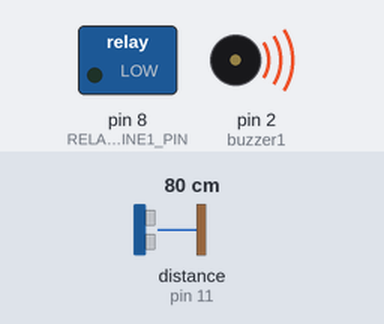
A sketch run on a simulated Arduino Uno, built with avr-gcc and run on an emulated ATmega328P. On the bench: switched loads named in the sketch (green lamp = pin HIGH), buzzer (waves = sounding, pin HIGH). The test bench sets the inputs (shaded band); at power-on: distance to the obstacle (sensor on pin 11) 80 cm. The echo pulse lasts 58.3 µs per cm; what the sketch prints to the serial monitor is not drawn.

Above: at 2.0 s.
2.1 s: distance to the obstacle (sensor on pin 11) set to 27 cm
5.6 s: distance to the obstacle (sensor on pin 11) set to 22 cm
At 6.1 s:
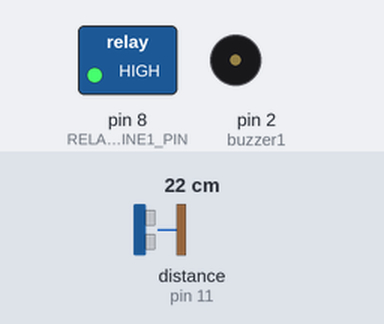
7.1 s: distance to the obstacle (sensor on pin 11) set to 35 cm
At 8.73 s:
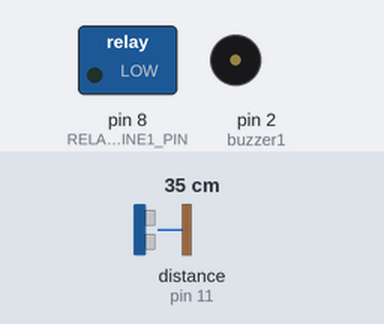
10.6 s: distance to the obstacle (sensor on pin 11) set to 2 cm
At 12.4 s:
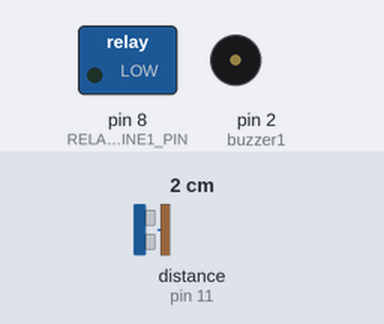
Timing chart, 0 to 13.9 s (numbered marks = the images above; inputs shaded):
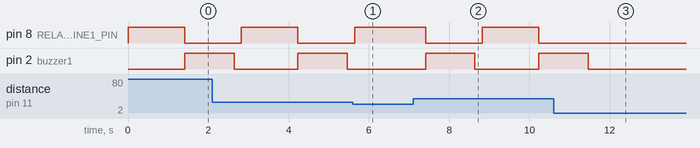

Measured:
- the behaviour switches between 25 and 24 cm on distance to the obstacle (sensor on pin 11) (found by bisection; images 0 and 1)
- after the input at 5.6 s, pin 2 (buzzer1): stays LOW (without the input it goes to HIGH after 1.5 s)
- after the input at 7.1 s, pin 8 (RELAY_LINE1_PIN): HIGH → LOW after 0.31 s, → HIGH 1.4 s later, → LOW 1.4 s later; pin 2 (buzzer1): LOW → HIGH after 0.31 s, → LOW 1.2 s later, → HIGH 1.6 s later
- after the input at 10.6 s, pin 8 (RELAY_LINE1_PIN): stays LOW (without the input it goes to HIGH after 1.0 s); pin 2 (buzzer1): goes on until 11.5 s, then stays LOW

The sketch:

Main_Pothole_Detection.ino
```cpp
#define TRIGGER_PIN  12  // Arduino pin tied to trigger pin on the ultrasonic sensor.
#define ECHO_PIN     11  // Arduino pin tied to echo pin on the ultrasonic sensor.
#define MAX_DISTANCE 200 // Maximum distance we want to ping for (in centimeters). Maximum sensor distance is rated at 400-500cm. [this is an arbitrary number]
#define buzzer1  2
#define RELAY_LINE1_PIN 8

// defines variables
long duration;
int distance;
int safetyDistance;

#include "NewPing.h"
NewPing sonar(TRIGGER_PIN, ECHO_PIN, MAX_DISTANCE); // NewPing setup of pins and maximum distance.


unsigned int critical_distance_cms = 25.5;  // Cutoff distance at which the light will switch [this is an arbitrary number]
bool state = 0;

void setup() {
  Serial.begin(9600); // Open serial monitor at 115200 baud to see ping results.
  pinMode(RELAY_LINE1_PIN, OUTPUT);
  pinMode(buzzer1, OUTPUT);
  digitalWrite(RELAY_LINE1_PIN, HIGH);  // Turn the light off
}

void loop() {
  delay(50);                     // Wait 50ms between pings (about 20 pings/sec). 29ms should be the shortest delay between pings.
  unsigned int distance = readDistance(); // Current distance of any object facing the ultrasonic sensor

  Serial.print("Ultrasonic: ");
  Serial.print(distance); // Send ping, get distance in cm and print result (0 = outside set distance range)
  Serial.println("cm");
  Serial.print("Ultrasonic: ");

   // Reads the echoPin, returns the sound wave travel time in microseconds
duration = pulseIn(ECHO_PIN , HIGH);

// Calculating the distance
distance= duration*0.034/2;

safetyDistance = distance;
if (safetyDistance <= 50 && safetyDistance>=60 ){
  digitalWrite(buzzer1, HIGH);
}
else{
  digitalWrite(buzzer1, LOW);
}


  // Someone is near the door
  if (distance < critical_distance_cms)
  {
    while (distance < critical_distance_cms)
    {
      // Check if they moved away
      distance = readDistance();

      delay(5); // Do nothing until the person moves away from the door
    }

    state = !state; // Change the state of the relay

    if (state)
    {
      Serial.println("Pothole");
      digitalWrite(RELAY_LINE1_PIN, LOW); // Turn the light on
      digitalWrite(buzzer1, HIGH);
    }

    else
    {
      Serial.println("Normal road");
      digitalWrite(RELAY_LINE1_PIN, HIGH);  // Turn the light off
      digitalWrite(buzzer1, LOW);
    }
  }
}

// Updates the value of the Ultrasonic reading
unsigned int readDistance()
{
  // Read 7 values from the ultrasonic and get the median value ( median filter )
  // Gets rid of noisy reading
  unsigned int distance = sonar.convert_cm(sonar.ping_median(7));

  // The value 0 indicates that the ultrasonic sensor is reading nothing in front of it
  // Set this distance to max distance so the light doesn't switch unnecessarily
  if (distance == 0)
  {
    distance = MAX_DISTANCE;
  }
  // Prints the distance on the Serial Monitor
Serial.print("Distance: ");
Serial.println(distance);

  return distance;
}
```
